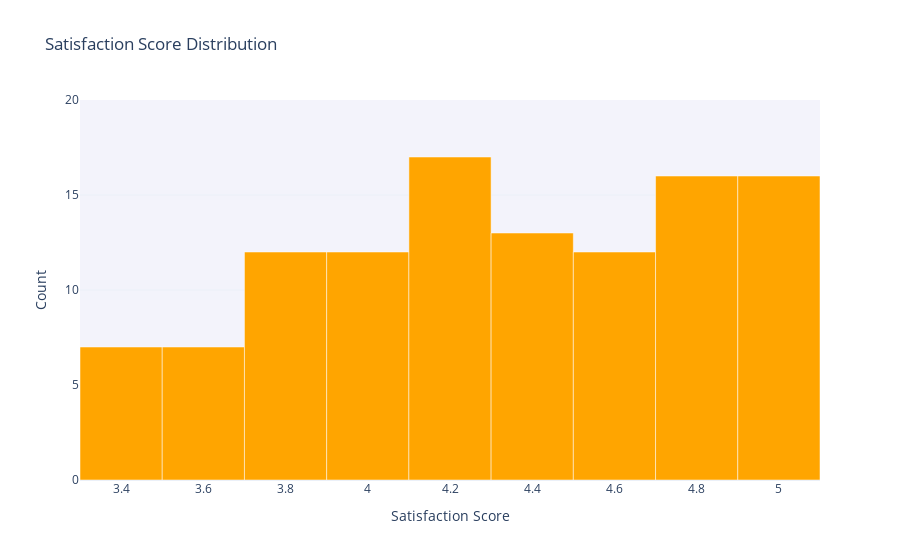

Notebook cell for this chart:
### Code cell
json_images = chai.handle_request(prompt = prompt, image_path='/Users/jose.orjales/c-af-chartist/tests/img/satisfaction.png', output_path='/Users/jose.orjales/c-af-chartist/tests/img')

### Figure 1 — Plotly figure (JSON) as saved in the notebook; plotly's stock layout.template omitted (floating-point values rounded to 4 significant figures)
{"data": [{"marker": {"color": "orange"}, "type": "bar", "width": 0.2, "x": [3.4, 3.6, 3.8, 4, 4.2, 4.4, 4.6, 4.8, 5], "y": [7, 7, 12, 12, 17, 13, 12, 16, 16]}], "layout": {"plot_bgcolor": "rgba(240, 240, 250, 0.8)", "title": {"text": "Satisfaction Score Distribution"}, "xaxis": {"dtick": 0.2, "tickmode": "linear", "title": {"text": "Satisfaction Score"}}, "yaxis": {"range": [0, 20], "title": {"text": "Count"}}}}
